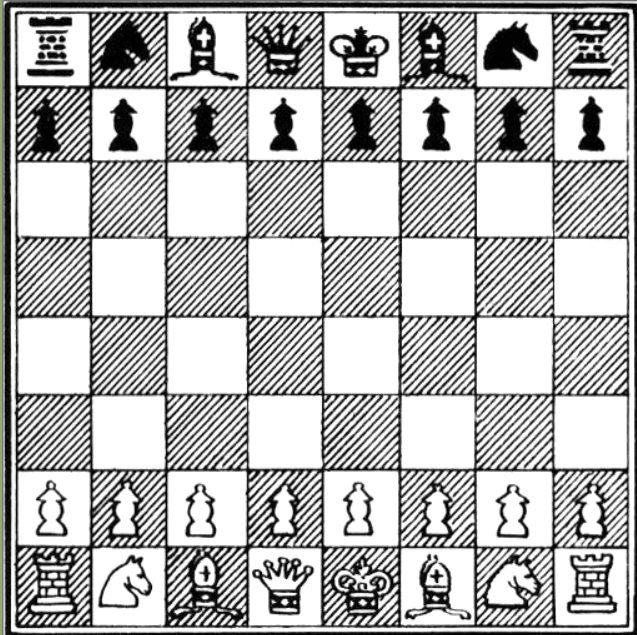
//> input picture week_3/chess_board.png, 637 x 635 px
$ ./2.1.角点检测   (built with g++ and OpenCV 4)
//> lines starting //> are read from the running program, lines starting //| are printed output that depends on the picture; after the words box and inside, x2 and y2 are one past the last pixel; in counts of white or black regions, pixels touching at a corner belong together
#include <opencv2/opencv.hpp>

int main() {
    // 读取图像
    cv::Mat img = cv::imread("chess_board.png");
//> img is the input picture: 635 rows x 637 cols, CV_8UC3; mean B, G, R 180.5, 180.7, 180.6

    // 将图像转换为灰度图
    cv::Mat gray;
    cv::cvtColor(img, gray, cv::COLOR_BGR2GRAY);

    // 将灰度图像转换为 float32 类型
    gray.convertTo(gray, CV_32F);
//> gray: 635 rows x 637 cols, CV_32FC1

    // 进行角点检测
    cv::Mat dst;
    cv::cornerHarris(gray, dst, 9, 23, 0.04);
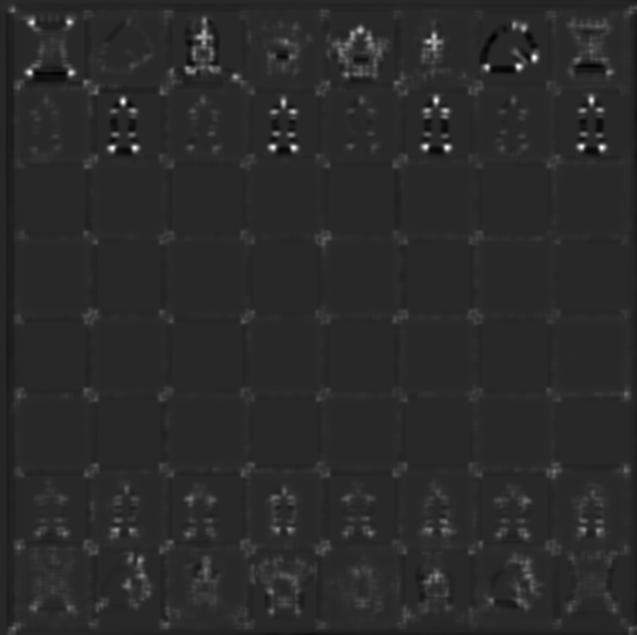
//> dst: 635 rows x 637 cols, CV_32FC1; min -5.87e+29, max 3.08e+30, mean 3.2e+28; drawn with min black and max white

    // 查找最小和最大的角点响应值
    double minVal, maxVal;
    cv::minMaxLoc(dst, &minVal, &maxVal, nullptr, nullptr);
//> minVal = -5.87e+29; maxVal = 3.08e+30

    // 克隆原始图像，用于绘制角点
    cv::Mat cornerImage = img.clone();

    for (int i = 0; i < dst.rows; ++i) {
        for (int j = 0; j < dst.cols; ++j) {
            // 如果角点响应值大于阈值，标记为红色
            if (dst.at<float>(i, j) > 0.01 * maxVal) {
                cv::circle(cornerImage, cv::Point(j, i), 5, cv::Scalar(0, 0, 255), 2);
            }
        }
    }
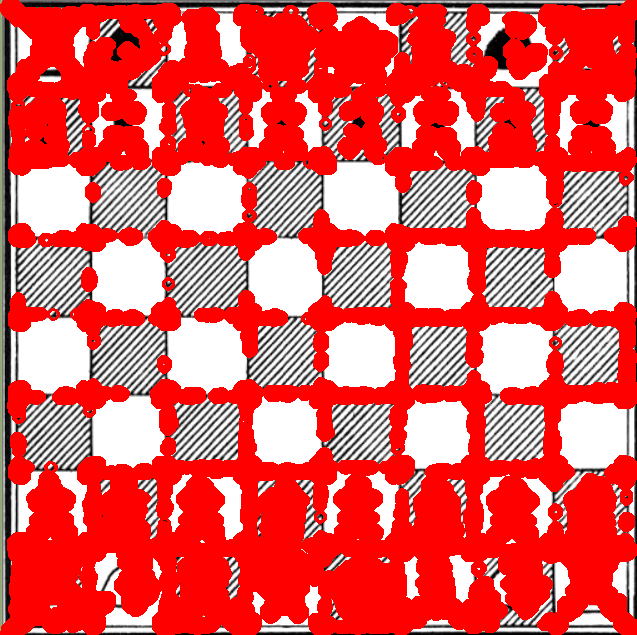
//> cornerImage: 635 rows x 637 cols, CV_8UC3; mean B, G, R 91.4, 91.6, 230.9

    // 使用阈值化来创建角点标记图像
    cv::Mat a;
    cv::threshold(dst, a, 0.01 * maxVal, 255, cv::THRESH_BINARY);
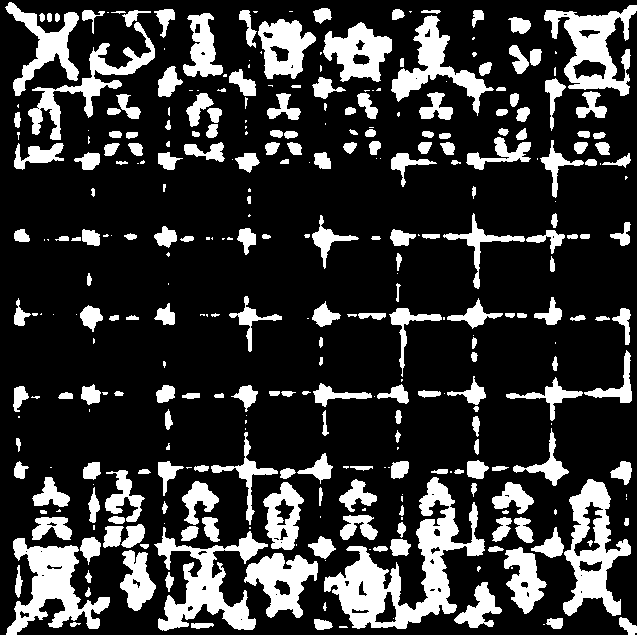
//> a: 635 rows x 637 cols, CV_32FC1; 21.5% white; 337 white regions (109 under 20 px), largest, box (x1, y1, x2, y2) and area: (324, 477, 485, 629) 7658, (154, 527, 268, 631) 4229, (6, 538, 110, 635) 4116

    // 将角点标记应用到原始图像上
    for (int i = 0; i < cornerImage.rows; ++i) {
        for (int j = 0; j < cornerImage.cols; ++j) {
            if (a.at<float>(i, j) == 255) {
                cornerImage.at<cv::Vec3b>(i, j) = cv::Vec3b(0, 0, 255);
            }
        }
    }
//> cornerImage: 635 rows x 637 cols, CV_8UC3; 110 pixels changed, all inside (x1, y1, x2, y2) = (17, 11, 628, 570)

    // 显示带有角点标记的图像
    while (true) {
        cv::imshow("corners", cornerImage);
	    cv::imwrite("corners.png",cornerImage);

        // 等待用户按下 'q' 键来退出循环
        if (cv::waitKey(120) & 0xff == 'q') {
//> the 'q' key is pressed
            break;
        }
    }

    // 关闭所有窗口
    cv::destroyAllWindows();

    return 0;
}

$ run again, with week_3/image2.png copied over week_3/chess_board.png
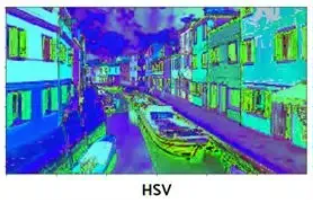
//> input picture week_3/image2.png, 313 x 200 px
//> img is the input picture: 200 rows x 313 cols, CV_8UC3; mean B, G, R 180.6, 150.1, 104.5
//> minVal = -2.48e+29; maxVal = 1.11e+30
//> `cv::threshold(dst, a, 0.01 * maxVal, 255, cv::THRESH_BINARY);`:
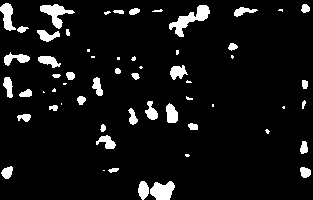
//> a: 200 rows x 313 cols, CV_32FC1; 7.3% white; 59 white regions (20 under 20 px), largest, box (x1, y1, x2, y2) and area: (169, 5, 210, 37) 473, (40, 4, 75, 29) 354, (150, 181, 175, 200) 343
//> after the loop `for (int i = 0; i < cornerImage.rows; ++i)`:
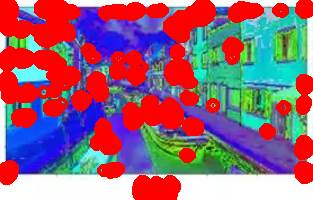
//> cornerImage: 200 rows x 313 cols, CV_8UC3; mean B, G, R 121.6, 101.2, 153.3
